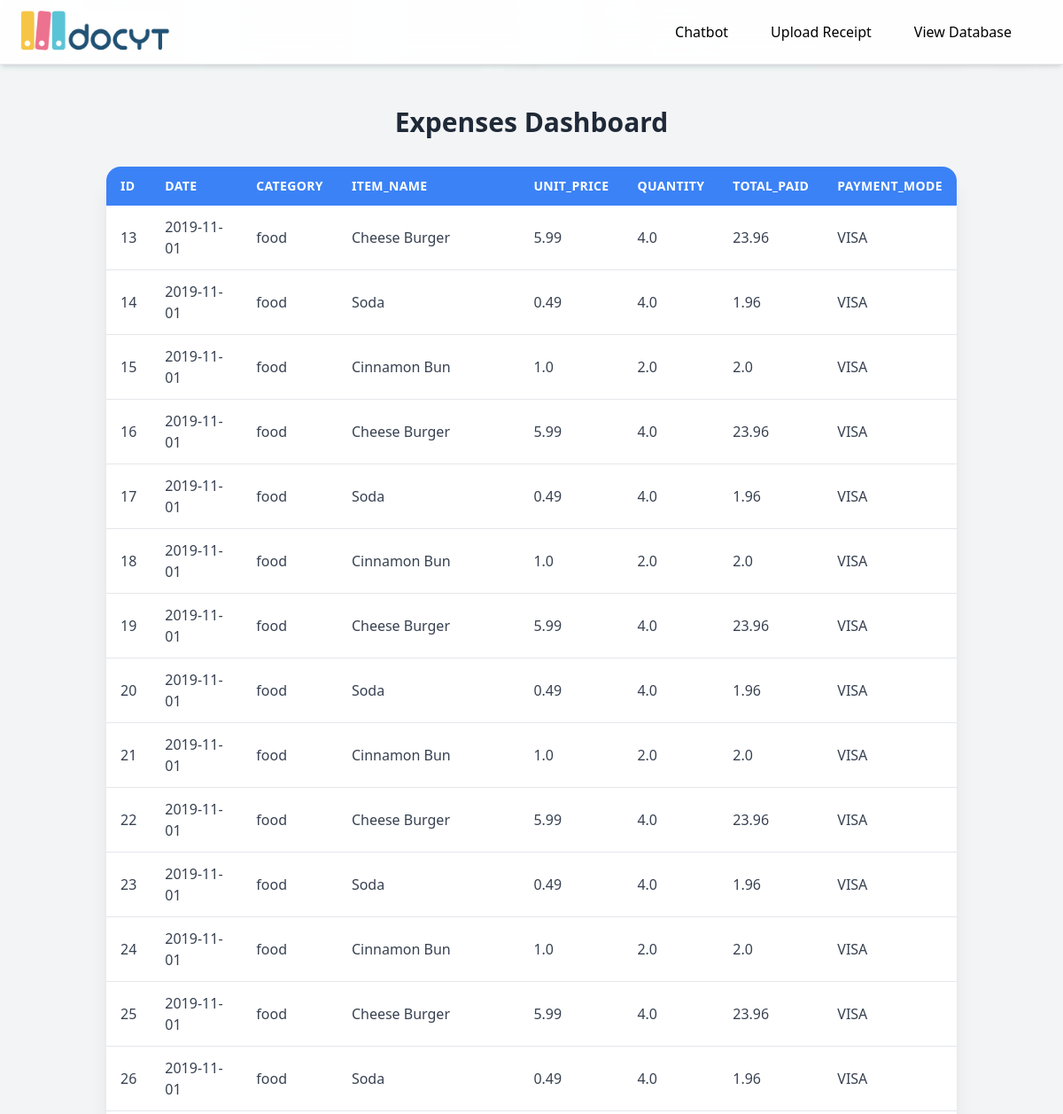
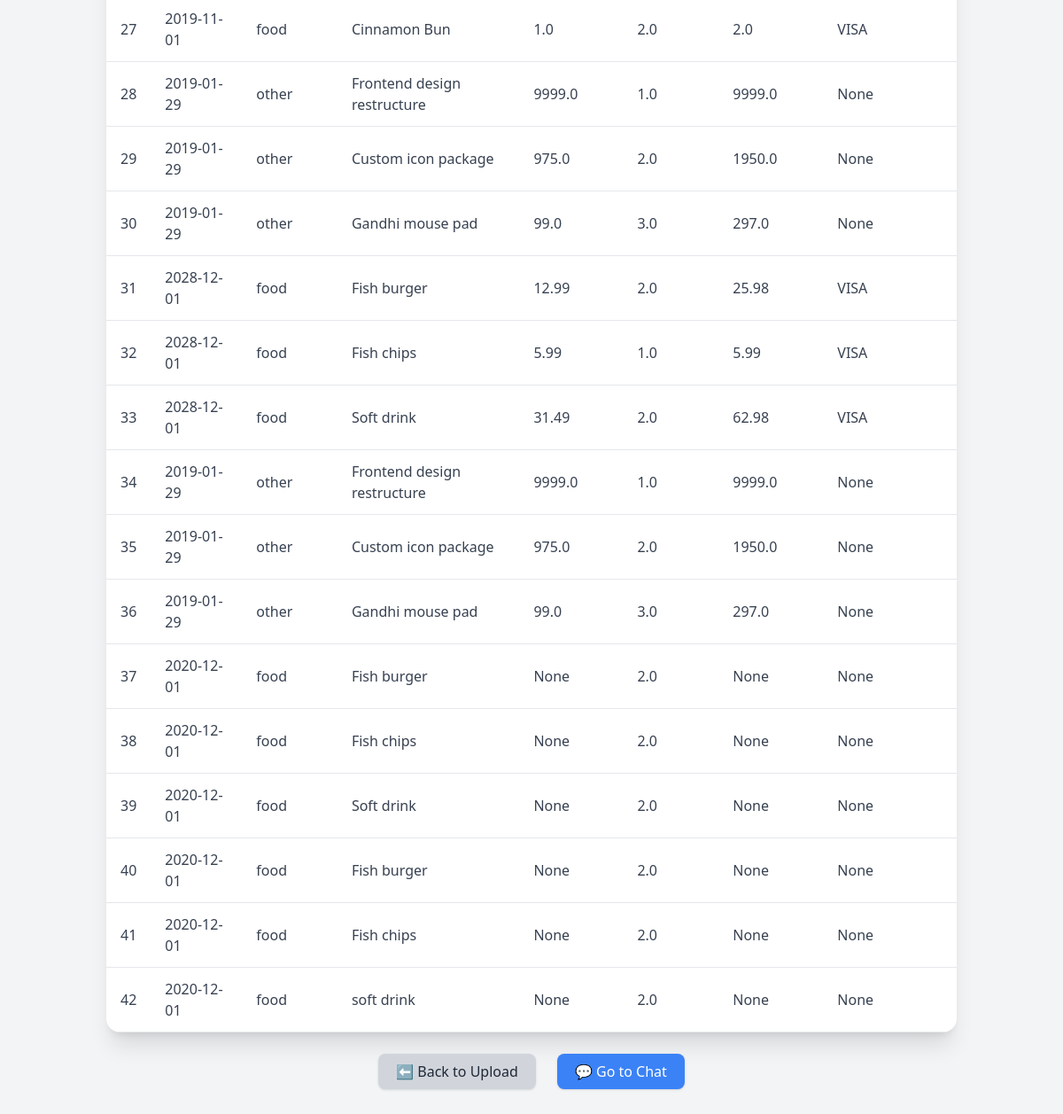
/dashboard, run on the app's committed database (2 pictures, top to bottom).
### tables this page shows
CREATE TABLE receipts (
    id INTEGER PRIMARY KEY AUTOINCREMENT,
    date TEXT,
    category TEXT,
    item_name TEXT,
    unit_price REAL,
    quantity REAL,
    total_paid REAL,
    payment_mode TEXT
);

### app.py (the view)
@app.route("/dashboard")
def dashboard():
    import sqlite3
    conn = sqlite3.connect(DB_PATH)
    cursor = conn.cursor()
    cursor.execute("SELECT * FROM receipts")
    rows = cursor.fetchall()
    columns = [description[0] for description in cursor.description]
    conn.close()
    return render_template("dashboard.html", columns=columns, rows=rows)

### templates/dashboard.html (shortened to what this page needs)
{% extends "base.html" %}
{% block content %}
<div class="min-h-screen bg-gray-100 flex flex-col items-center py-10">
  <h2 class="text-3xl font-bold text-gray-800 mb-8">Expenses Dashboard</h2>
  <div class="bg-white shadow-xl rounded-2xl overflow-hidden w-11/12 lg:w-4/5">
    <table class="w-full border-collapse">
      <thead class="bg-blue-500 text-white">
        <tr>
          {% for col in columns %}
            <th class="py-3 px-4 text-left text-sm font-semibold uppercase tracking-wide">{{ col }}</th>
          {% endfor %}
        </tr>
      </thead>
      <tbody>
        {% for row in rows %}
          <tr class="border-b hover:bg-gray-50 transition">
            {% for cell in row %}
              <td class="py-3 px-4 text-gray-700">{{ cell }}</td>
            {% endfor %}
          </tr>
        {% endfor %}
      </tbody>
    </table>
  </div>
  <div class="mt-6 flex gap-6">
    <a href="{{ url_for('home') }}"
       class="bg-gray-300 hover:bg-gray-400 text-gray-800 px-5 py-2 rounded-lg shadow transition">
       ⬅ Back to Upload
    </a>
    <a href="{{ url_for('chat') }}"
       class="bg-blue-500 hover:bg-blue-600 text-white px-5 py-2 rounded-lg shadow transition">
       💬 Go to Chat
    </a>
  </div>
</div>
{% endblock %}

### templates/base.html (shortened to what this page needs)
<!doctype html>
<html lang="en">
<head>
  <script src="https://cdn.tailwindcss.com"></script>
</head>
<body class="pt-20">
  {% include 'navbar.html' %}
  {% block content %}{% endblock %}
</body>
</html>

### templates/navbar.html
<nav class="fixed top-0 left-0 w-full bg-white/90 backdrop-blur-lg border-b border-gray-200 shadow-md z-50">
  <div class="max-w-7xl mx-auto px-6 py-3 flex items-center justify-between">
    <div class="flex items-center space-x-3">
      <img src="{{ url_for('static', filename='images/logo.png') }}" alt="Logo" class="h-12 w-auto">
    </div>
    <div class="flex justify-center space-x-12 w-full max-w-md">
      <a href="{{ url_for('chat') }}" class="text-black hover:text-blue-500 transition font-medium">Chatbot</a>
      <a href="{{ url_for('home') }}" class="text-black hover:text-blue-500 transition font-medium">Upload Receipt</a>
      <a href="{{ url_for('dashboard') }}" class="text-black hover:text-blue-500 transition font-medium">View Database</a>
    </div>
  </div>
</nav>

### data on the page
receipts: row "13", date "2019-11-01", category "food", item_name "Cheese Burger", unit_price "5.99", quantity "4.0", total_paid "23.96", payment_mode "VISA"
receipts: row "14", date "2019-11-01", category "food", item_name "Soda", unit_price "0.49", quantity "4.0", total_paid "1.96", payment_mode "VISA"
receipts: row "15", date "2019-11-01", category "food", item_name "Cinnamon Bun", unit_price "1.0", quantity "2.0", total_paid "2.0", payment_mode "VISA"
receipts: row "16", date "2019-11-01", category "food", item_name "Cheese Burger", unit_price "5.99", quantity "4.0", total_paid "23.96", payment_mode "VISA"
receipts: row "17", date "2019-11-01", category "food", item_name "Soda", unit_price "0.49", quantity "4.0", total_paid "1.96", payment_mode "VISA"
receipts: row "18", date "2019-11-01", category "food", item_name "Cinnamon Bun", unit_price "1.0", quantity "2.0", total_paid "2.0", payment_mode "VISA"
receipts: row "19", date "2019-11-01", category "food", item_name "Cheese Burger", unit_price "5.99", quantity "4.0", total_paid "23.96", payment_mode "VISA"
receipts: row "20", date "2019-11-01", category "food", item_name "Soda", unit_price "0.49", quantity "4.0", total_paid "1.96", payment_mode "VISA"
receipts: row "21", date "2019-11-01", category "food", item_name "Cinnamon Bun", unit_price "1.0", quantity "2.0", total_paid "2.0", payment_mode "VISA"
receipts: row "22", date "2019-11-01", category "food", item_name "Cheese Burger", unit_price "5.99", quantity "4.0", total_paid "23.96", payment_mode "VISA"
receipts: row "23", date "2019-11-01", category "food", item_name "Soda", unit_price "0.49", quantity "4.0", total_paid "1.96", payment_mode "VISA"
receipts: row "24", date "2019-11-01", category "food", item_name "Cinnamon Bun", unit_price "1.0", quantity "2.0", total_paid "2.0", payment_mode "VISA"
receipts: row "25", date "2019-11-01", category "food", item_name "Cheese Burger", unit_price "5.99", quantity "4.0", total_paid "23.96", payment_mode "VISA"
receipts: row "26", date "2019-11-01", category "food", item_name "Soda", unit_price "0.49", quantity "4.0", total_paid "1.96", payment_mode "VISA"
receipts: row "27", date "2019-11-01", category "food", item_name "Cinnamon Bun", unit_price "1.0", quantity "2.0", total_paid "2.0", payment_mode "VISA"
receipts: row "28" "None", date "2019-01-29", category "other", item_name "Frontend design restructure", unit_price "9999.0", quantity "1.0", total_paid "9999.0"
receipts: row "29" "None", date "2019-01-29", category "other", item_name "Custom icon package", unit_price "975.0", quantity "2.0", total_paid "1950.0"
receipts: row "30" "None", date "2019-01-29", category "other", item_name "Gandhi mouse pad", unit_price "99.0", quantity "3.0", total_paid "297.0"
receipts: row "31", date "2028-12-01", category "food", item_name "Fish burger", unit_price "12.99", quantity "2.0", total_paid "25.98", payment_mode "VISA"
receipts: row "32", date "2028-12-01", category "food", item_name "Fish chips", unit_price "5.99", quantity "1.0", total_paid "5.99", payment_mode "VISA"
receipts: row "33", date "2028-12-01", category "food", item_name "Soft drink", unit_price "31.49", quantity "2.0", total_paid "62.98", payment_mode "VISA"
receipts: row "34" "None", date "2019-01-29", category "other", item_name "Frontend design restructure", unit_price "9999.0", quantity "1.0", total_paid "9999.0"
receipts: row "35" "None", date "2019-01-29", category "other", item_name "Custom icon package", unit_price "975.0", quantity "2.0", total_paid "1950.0"
receipts: row "36" "None", date "2019-01-29", category "other", item_name "Gandhi mouse pad", unit_price "99.0", quantity "3.0", total_paid "297.0"
receipts: row "37" "None" "None" "None", date "2020-12-01", category "food", item_name "Fish burger", quantity "2.0"
receipts: row "38" "None" "None" "None", date "2020-12-01", category "food", item_name "Fish chips", quantity "2.0"
receipts: row "39" "None" "None" "None", date "2020-12-01", category "food", item_name "Soft drink", quantity "2.0"
receipts: row "40" "None" "None" "None", date "2020-12-01", category "food", item_name "Fish burger", quantity "2.0"
receipts: row "41" "None" "None" "None", date "2020-12-01", category "food", item_name "Fish chips", quantity "2.0"
receipts: row "42" "None" "None" "None", date "2020-12-01", category "food", item_name "soft drink", quantity "2.0"

### other printed values
{{ col }} "ID" "DATE" "CATEGORY" "ITEM_NAME" "UNIT_PRICE" "QUANTITY" "TOTAL_PAID" "PAYMENT_MODE"
